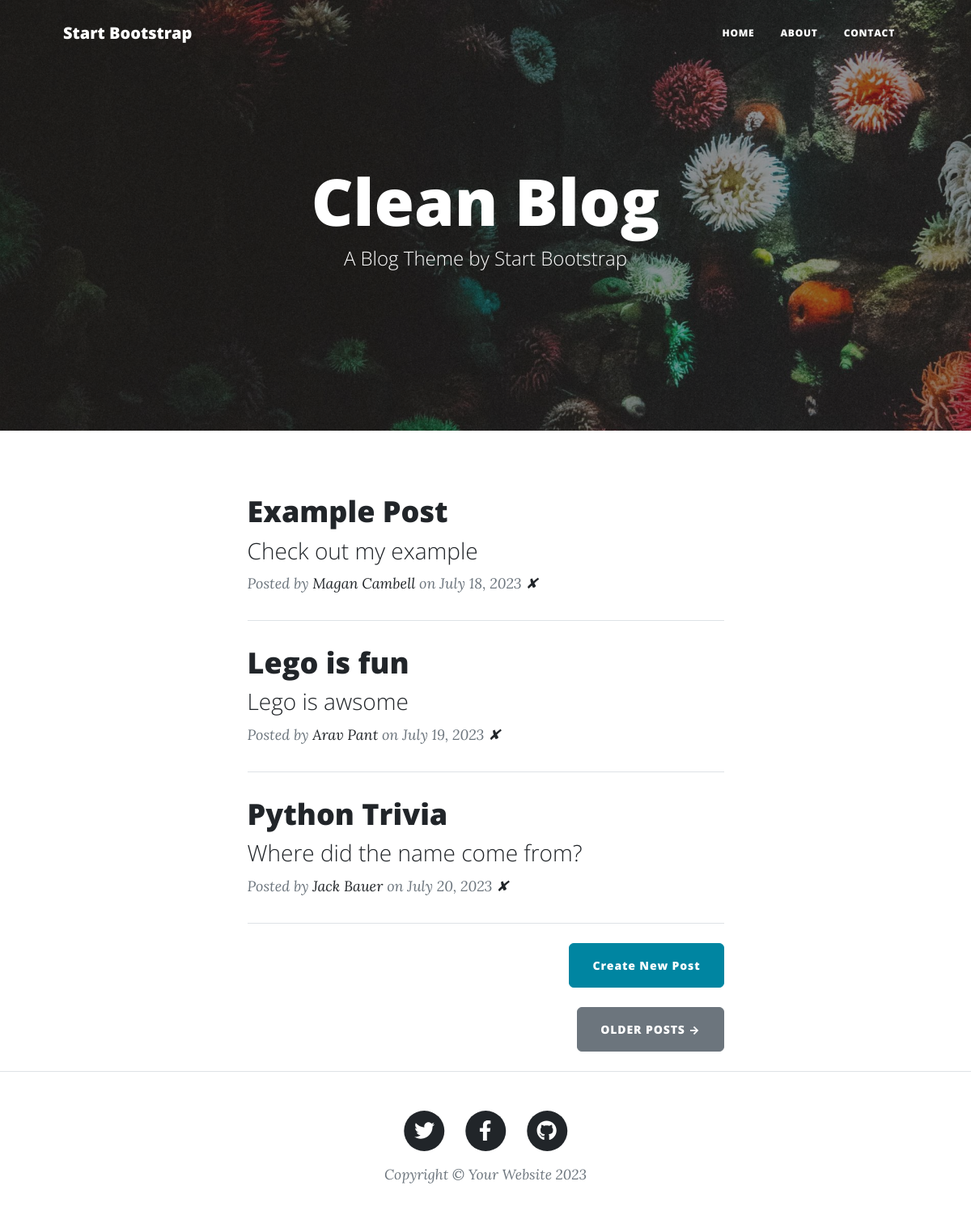
The app's page /, older data.
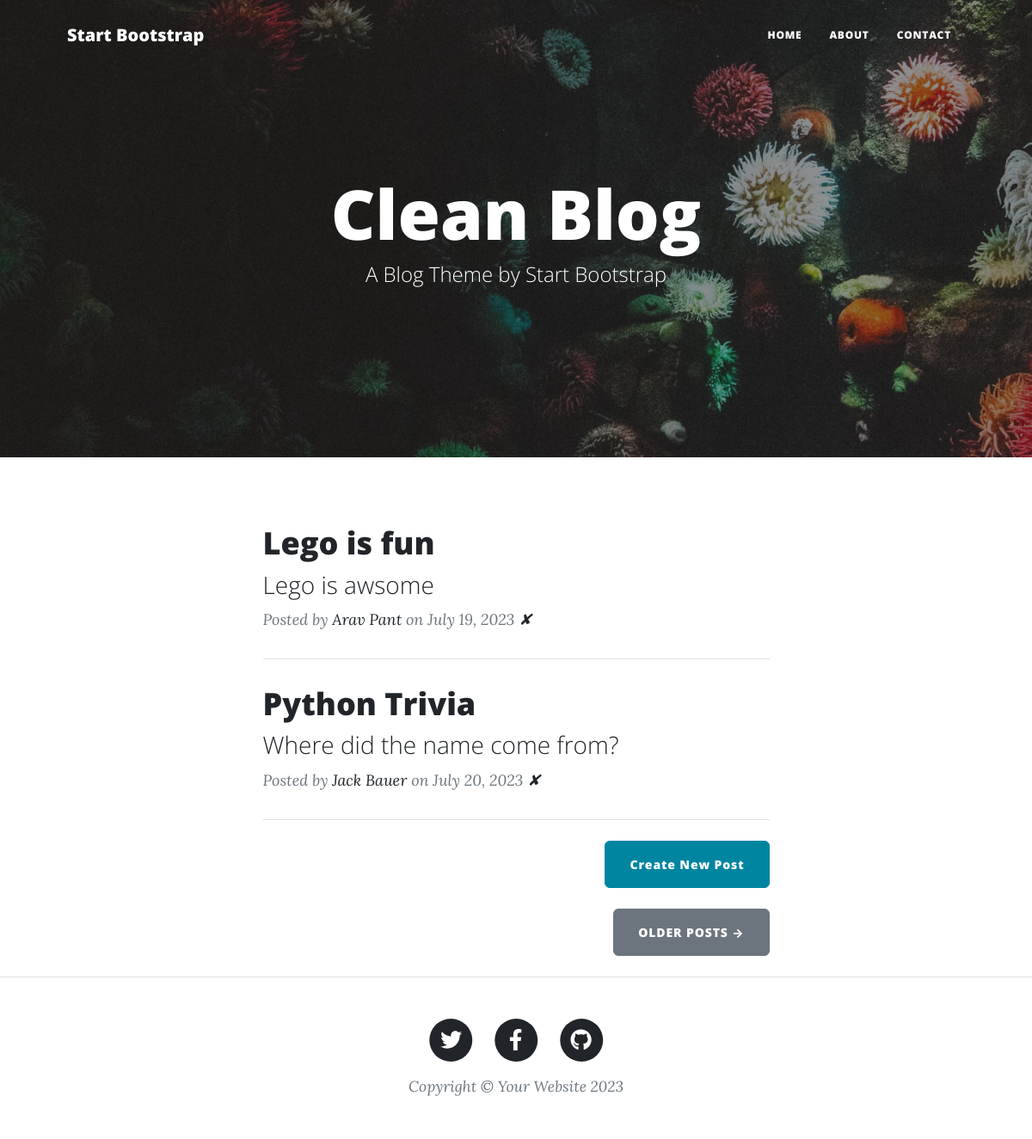
The same page, newer data.
### main.py (models this page shows)
class BlogPost(db.Model):
    id: Mapped[int] = mapped_column(Integer, primary_key=True)
    title: Mapped[str] = mapped_column(String(250), unique=True, nullable=False)
    subtitle: Mapped[str] = mapped_column(String(250), nullable=False)
    date: Mapped[str] = mapped_column(String(250), nullable=False)
    body: Mapped[str] = mapped_column(Text, nullable=False)
    author: Mapped[str] = mapped_column(String(250), nullable=False)
    img_url: Mapped[str] = mapped_column(String(250), nullable=False)

### main.py (the view)
@app.route('/')
def get_all_posts():
    posts = db.session.execute(db.select(BlogPost)).scalars().all()
    return render_template("index.html", all_posts=posts)

### templates/index.html
{% include "header.html" %}
<header
        class="masthead"
        style="background-image: url('../static/assets/img/home-bg.jpg')"
>
  <div class="container position-relative px-4 px-lg-5">
    <div class="row gx-4 gx-lg-5 justify-content-center">
      <div class="col-md-10 col-lg-8 col-xl-7">
        <div class="site-heading">
          <h1>Clean Blog</h1>
          <span class="subheading">A Blog Theme by Start Bootstrap</span>
        </div>
      </div>
    </div>
  </div>
</header>
<div class="container px-4 px-lg-5">
  <div class="row gx-4 gx-lg-5 justify-content-center">
    <div class="col-md-10 col-lg-8 col-xl-7">
      {% for post in all_posts %}
      <div class="post-preview">
        <a href="{{ url_for('show_post', post_id=post.id) }}">
          <h2 class="post-title">{{ post.title }}</h2>
          <h3 class="post-subtitle">{{ post.subtitle }}</h3>
        </a>
        <p class="post-meta">
          Posted by
          <a href="#">
            {{post.author}}</a>
          on {{post.date}} <a href="{{ url_for('delete_post', post_id=post.id) }}">✘</a>
        </p>
      </div>
      <hr class="my-4" />
      {% endfor %}
      <div class="d-flex justify-content-end mb-4">
        <a
                class="btn btn-primary float-right"
                href="{{ url_for('add_new_post') }}"
        >Create New Post</a
        >
      </div>
      <div class="d-flex justify-content-end mb-4">
        <a class="btn btn-secondary text-uppercase" href="#!">Older Posts →</a>
      </div>
    </div>
  </div>
</div>
{% include "footer.html" %}

Row changes from the older to the newer data that the page shows:
removed BlogPost: title "Example Post", subtitle "Check out my example", author "Magan Cambell", date "July 18, 2023"
